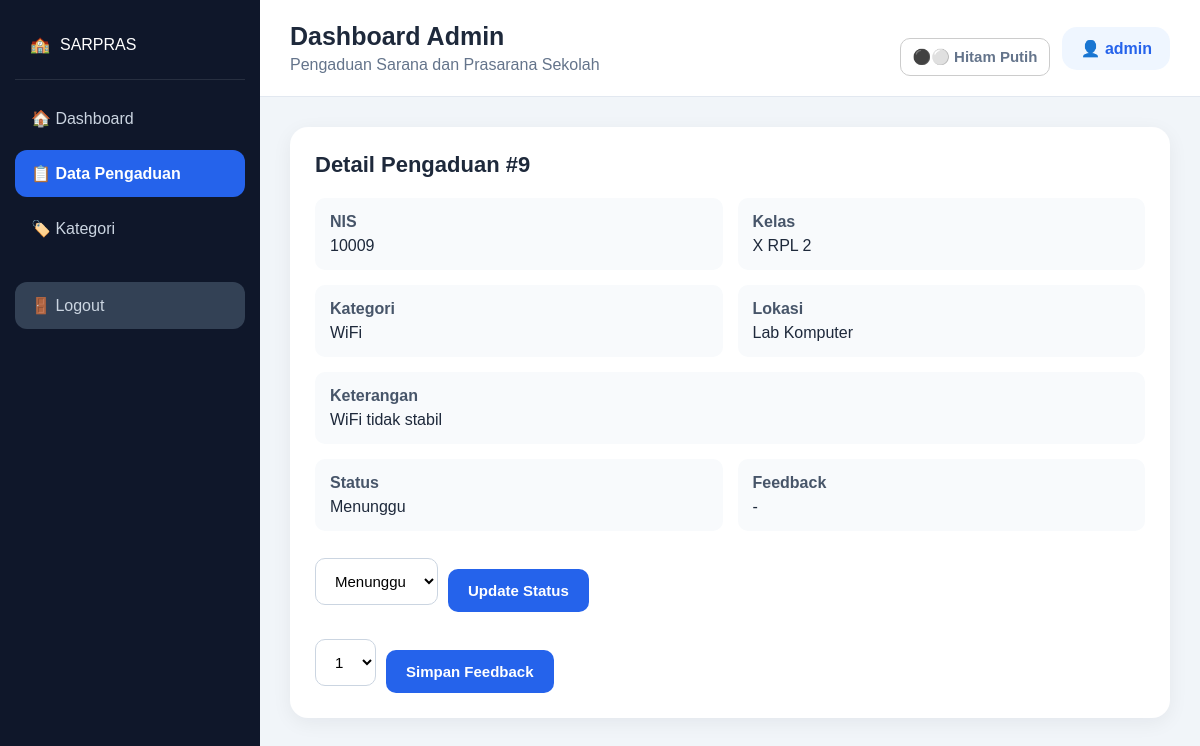
The app's page /index.php?page=admin&action=detail&id=9 (signed in) with its own data.
### tables this page shows
CREATE TABLE `aspirasi` (
  `id_aspirasi` int(5) NOT NULL,
  `status` enum('Menunggu','Proses','Selesai') NOT NULL DEFAULT 'Menunggu',
  `id_kategori` int(5) NOT NULL,
  `feedback` int(5) DEFAULT NULL
);

CREATE TABLE `input_aspirasi` (
  `id_pelaporan` int(5) NOT NULL,
  `nis` int(10) NOT NULL,
  `id_kategori` int(5) NOT NULL,
  `lokasi` varchar(50) NOT NULL,
  `ket` varchar(50) NOT NULL
);

CREATE TABLE `siswa` (
  `nis` int(10) NOT NULL,
  `kelas` varchar(10) NOT NULL
);

CREATE TABLE `kategori` (
  `id_kategori` int(5) NOT NULL,
  `ket_kategori` varchar(30) NOT NULL
);

### model/Database.php (called while the page is built, shortened)
<?php
class Database {
    private $host = '127.0.0.1';
    private $port = '3306';
    private $db = 'db_sarpras';
    private $user = 'root';
    private $pass = 'root';
    private $charset = 'utf8mb4';
    public function connect() {
        $dsn = "mysql:host={$this->host};port={$this->port};dbname={$this->db};charset={$this->charset}";
        try {
            $this->pdo = new PDO($dsn, $this->user, $this->pass, [
                PDO::ATTR_ERRMODE => PDO::ERRMODE_EXCEPTION,
                PDO::ATTR_DEFAULT_FETCH_MODE => PDO::FETCH_ASSOC,
                PDO::ATTR_EMULATE_PREPARES => false,
            ]);
            return $this->pdo;
        } catch (PDOException $e) {
            http_response_code(500);
            echo '<!doctype html><html lang="id"><meta charset="utf-8"><meta name="viewport" content="width=device-width,initial-scale=1">';
            echo '<style>body{font-family:Arial;background:#f5f7fb;padding:24px}.box{max-width:700px;margin:auto;background:#fff;padding:24px;border-radius:14px;box-shadow:0 4px 18px #0001}code{background:#eee;padding:3px 6px;border-radius:5px}.ok{color:#087f23}</style>';
            echo '<div class="box"><h2>Koneksi database gagal</h2>';
            echo '<p>Project sudah membaca <code>model/Database.php</code> yang baru.</p>';
            echo '<p>Host: <b>'.htmlspecialchars($this->host).'</b> | Port: <b>'.htmlspecialchars($this->port).'</b><br>Database: <b>'.htmlspecialchars($this->db).'</b> | User: <b>'.htmlspecialchars($this->user).'</b></p>';
            echo '<p>Error: <code>'.htmlspecialchars($e->getMessage()).'</code></p>';
            echo '<p>Jika password MySQL bukan <b>root</b>, buka <code>model/Database.php</code> lalu ubah <code>$pass</code>.</p>';
            echo '<p>Jika phpMyAdmin bisa masuk tetapi PHP tidak, gunakan host <code>localhost</code> seperti file ini.</p></div></html>';
            exit;
        }
    }
}

### model/Aspirasi.php (called while the page is built, shortened)
<?php
require_once __DIR__ . '/Database.php';
class Aspirasi {
    private $db;
    public function __construct() { $this->db = (new Database())->connect(); }
    public function find($id) {
        $sql = "SELECT a.id_aspirasi, a.status, a.feedback, ia.nis, ia.lokasi, ia.ket,
                       k.ket_kategori, s.kelas
                FROM aspirasi a
                LEFT JOIN input_aspirasi ia ON ia.id_pelaporan = a.id_aspirasi
                LEFT JOIN kategori k ON k.id_kategori = a.id_kategori
                LEFT JOIN siswa s ON s.nis = ia.nis
                WHERE a.id_aspirasi = ? LIMIT 1";
        $stmt = $this->db->prepare($sql);
        $stmt->execute(array($id));
        return $stmt->fetch();
    }
}

### controller/AspirasiController.php (called while the page is built, shortened)
<?php
require_once __DIR__ . '/../model/Aspirasi.php';
class AspirasiController {
    public function find($id) { return (new Aspirasi())->find($id); }
}

### index.php (the view, shortened to what this page needs)
<?php
$page = isset($_GET['page']) ? $_GET['page'] : ($_SESSION['role'] === 'admin' ? 'admin' : 'siswa');
$action = isset($_GET['action']) ? $_GET['action'] : 'dashboard';
function e($value) { return htmlspecialchars((string)$value, ENT_QUOTES, 'UTF-8'); }
require_once __DIR__ . '/controller/AspirasiController.php';
?>
<!DOCTYPE html>
<html lang="id"><head>
<link rel="stylesheet" href="asset/css/style.css?v=20261003">
</head><body>
<div class="app">
<aside class="sidebar">
    <div class="logo">🏫 <span>SARPRAS</span></div>
    <a class="nav <?php echo $action === 'dashboard' ? 'active' : ''; ?>" href="index.php?page=<?php echo e($page); ?>&action=dashboard">🏠 Dashboard</a>
    <?php if ($page === 'admin'): ?>
        <a class="nav <?php echo $action === 'aspirasi' || $action === 'detail' ? 'active' : ''; ?>" href="index.php?page=admin&action=aspirasi">📋 Data Pengaduan</a>
        <a class="nav <?php echo $action === 'kategori' ? 'active' : ''; ?>" href="index.php?page=admin&action=kategori">🏷️ Kategori</a>
    <?php else: ?>
        <a class="nav <?php echo $action === 'tambah' ? 'active' : ''; ?>" href="index.php?page=siswa&action=tambah">➕ Buat Pengaduan</a>
        <a class="nav <?php echo $action === 'pengaduan' || $action === 'detail' ? 'active' : ''; ?>" href="index.php?page=siswa&action=pengaduan">📋 Pengaduan Saya</a>
    <?php endif; ?>
    <a class="nav logout" href="logout.php">🚪 Logout</a>
</aside>
<main class="main">
<header class="topbar"><div><h2><?php echo $page === 'admin' ? 'Dashboard Admin' : 'Dashboard Siswa'; ?></h2><span>Pengaduan Sarana dan Prasarana Sekolah</span></div><div class="topbar-actions"><button type="button" class="theme-toggle" id="blackWhiteToggle" aria-pressed="false" title="Aktifkan mode hitam putih">⚫⚪ <span>Hitam Putih</span></button><div class="user">👤 <?php echo e($page === 'admin' ? $_SESSION['username'] : $_SESSION['nis']); ?></div></div></header>
<div class="content">
<?php if ($page === 'admin'): ?>
<?php
$admin = new AdminController();
$data = $admin->dashboard();
$aspirasiModel = new AspirasiController();
?>
<?php if ($action === 'dashboard'): ?>
<div class="cards">
    <div class="card"><span>Total Pengaduan</span><strong><?php echo $data['stats']['total']; ?></strong></div>
    <div class="card"><span>Menunggu</span><strong><?php echo $data['stats']['menunggu']; ?></strong></div>
    <div class="card"><span>Proses</span><strong><?php echo $data['stats']['proses']; ?></strong></div>
    <div class="card"><span>Selesai</span><strong><?php echo $data['stats']['selesai']; ?></strong></div>
</div>
<div class="panel"><div class="panel-title">Pengaduan Terbaru</div><?php include __DIR__.'/view/admin/table.php'; ?></div>
<?php elseif ($action === 'aspirasi'): ?>
<div class="panel"><div class="panel-title">Semua Pengaduan</div><?php $rows = $aspirasiModel->all(); include __DIR__.'/view/admin/table.php'; ?></div>
<?php elseif ($action === 'detail'):
$id = isset($_GET['id']) ? (int)$_GET['id'] : 0; $detail = $aspirasiModel->find($id);
?>
<div class="panel"><div class="panel-title">Detail Pengaduan #<?php echo $id; ?></div>
<?php if (!$detail): ?><p>Data tidak ditemukan.</p><?php else: ?>
<div class="detail-grid"><div><b>NIS</b><span><?php echo e($detail['nis']); ?></span></div><div><b>Kelas</b><span><?php echo e($detail['kelas']); ?></span></div><div><b>Kategori</b><span><?php echo e($detail['ket_kategori']); ?></span></div><div><b>Lokasi</b><span><?php echo e($detail['lokasi']); ?></span></div><div class="full"><b>Keterangan</b><span><?php echo e($detail['ket']); ?></span></div><div><b>Status</b><span class="badge"><?php echo e($detail['status']); ?></span></div><div><b>Feedback</b><span><?php echo $detail['feedback'] === null ? '-' : e($detail['feedback']).'/5'; ?></span></div></div>
<form method="post" class="inline-form"><select name="status"><option <?php echo $detail['status']==='Menunggu'?'selected':''; ?>>Menunggu</option></select><button name="ubah_status">Update Status</button></form>
<form method="post" class="inline-form"><select name="feedback"><option value="1">1</option></select><button name="ubah_feedback">Simpan Feedback</button></form>
<?php endif; ?></div>
<?php endif; ?>
<?php endif; ?>
</div></main></div>
</body></html>

### asset/css/style.css (style rules this page uses)
* { box-sizing: border-box; margin: 0; padding: 0; }
body { font-family: Arial, Helvetica, sans-serif; background: #f1f5f9; color: #1e293b; }
.app { display: flex; min-height: 100vh; }
.sidebar { width: 260px; min-width: 260px; min-height: 100vh; background: #0f172a; padding: 25px 15px; color: white; position: fixed; left: 0; top: 0; bottom: 0; overflow-y: auto; }
.logo { display: flex; align-items: center; gap: 10px; padding: 10px 15px 25px; margin-bottom: 15px; border-bottom: 1px solid rgba(255,255,255,.1); }
.nav { display: block; width: 100%; padding: 14px 16px; margin: 8px 0; border-radius: 12px; color: #cbd5e1; text-decoration: none; font-size: 16px; transition: .2s; }
.nav.active { background: #2563eb; color: white; font-weight: bold; }
.nav.logout { margin-top: 30px; background: #334155; }
.main { margin-left: 260px; width: calc(100% - 260px); min-height: 100vh; background: #f1f5f9; }
.topbar { background: white; min-height: 90px; padding: 20px 30px; display: flex; align-items: center; justify-content: space-between; border-bottom: 1px solid #e2e8f0; }
.topbar h2 { font-size: 25px; margin-bottom: 5px; }
.topbar span { color: #64748b; }
.user { background: #eff6ff; color: #2563eb; padding: 12px 18px; border-radius: 15px; font-weight: bold; }
.content { padding: 30px; }
.panel { background: white; padding: 25px; border-radius: 18px; margin-bottom: 25px; box-shadow: 0 5px 20px rgba(15, 23, 42, .06); }
.panel-title { font-size: 22px; font-weight: bold; margin-bottom: 20px; }
input, select, textarea { width: 100%; padding: 13px 15px; border: 1px solid #cbd5e1; border-radius: 10px; font-size: 15px; background: white; }
button { margin-top: 18px; padding: 13px 20px; border: none; border-radius: 10px; background: #2563eb; color: white; font-size: 15px; font-weight: bold; cursor: pointer; }
.detail-grid { display: grid; grid-template-columns: repeat(2, 1fr); gap: 15px; }
.detail-grid > div { background: #f8fafc; padding: 15px; border-radius: 10px; }
.detail-grid b { display: block; margin-bottom: 6px; color: #475569; }
.detail-grid span { display: block; }
.detail-grid .full { grid-column: 1 / -1; }
.inline-form { display: flex; gap: 10px; align-items: center; margin-top: 20px; }
.inline-form select { width: auto; }
.topbar-actions { display:flex;align-items:center;gap:12px }
.theme-toggle { border:1px solid #ccc;background:#fff;color:#222;border-radius:10px;padding:9px 12px;cursor:pointer;font-weight:600;transition:.2s }

### records on screen
aspirasi: input_aspirasi.nis "10009", siswa.kelas "X RPL 2", id_kategori.ket_kategori "WiFi", input_aspirasi.lokasi "Lab Komputer", input_aspirasi.ket "WiFi tidak stabil", status "Menunggu"

### other values on screen
$page === 'admin' ? $_SESSION['username'] : $_SESSION['nis'] "admin"
$id "9"
